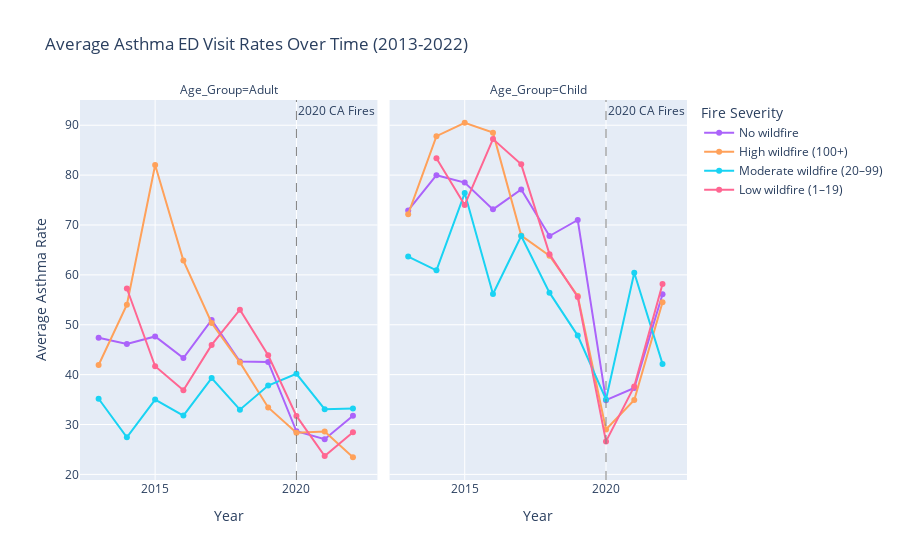

Notebook code for this chart:
### Markdown cell above
**Analysis: Does Fire Severity Correlate with Asthma Burden?**

The box plot above breaks down the Age-Adjusted Asthma Rates by fire severity categories.
This visualization allows us to see the "typical" asthma burden (the median line inside the box) for each category, rather than just the outliers.

**Key Findings:**
1.  **Severity Correlation:** We observe that counties categorized as **"High Wildfire"** generally exhibit higher median asthma rates compared to "Low Wildfire" zones. This supports the hypothesis that intense fire activity contributes to respiratory distress in the local population.

2.  **The "No Wildfire" Context:** You may notice that the "No Wildfire" category has a wide range of values or a surprisingly high median.
    - This category includes major metropolitan areas (e.g. San Francisco or parts of Los Angeles) that may not have forest fires but suffer from high urban pollution (traffic, industry).
    - Takeaway: This suggests that while wildfires are a significant acute stressor, chronic urban air quality remains a major driver of asthma, sometimes rivaling the impact of seasonal fires.

### Code cell
# Child vs. Adult Comparison
fig_line = px.line(
    trend_df,
    x="Year",
    y="Average Asthma Rate",
    color="exposure_cat",
    facet_col="Age_Group", 
    markers=True,
    title="Average Asthma ED Visit Rates Over Time (2013-2022)",
    labels={"exposure_cat": "Fire Severity"},
    category_orders={"exposure_cat": ["High wildfire", "Moderate wildfire", "Low wildfire", "No wildfire"]}
)

# Add a vertical line for 2020
fig_line.add_vline(x=2020, line_width=1, line_dash="dash", line_color="gray", annotation_text="2020 CA Fires")

fig_line.show()

### Figure 1 — Plotly figure (JSON) as saved in the notebook; plotly's stock layout.template omitted (floating-point values rounded to 4 significant figures)
{"data": [{"hovertemplate": "Fire Severity=No wildfire<br>Age_Group=Adult<br>Year=%{x}<br>Average Asthma Rate=%{y}<extra></extra>", "legendgroup": "No wildfire", "line": {"color": "#ab63fa", "dash": "solid"}, "marker": {"symbol": "circle"}, "mode": "lines+markers", "name": "No wildfire", "orientation": "v", "showlegend": true, "type": "scatter", "x": [2013, 2014, 2015, 2016, 2017, 2018, 2019, 2020, 2021, 2022], "xaxis": "x", "y": [47.4, 46.15, 47.66, 43.31, 50.96, 42.63, 42.54, 28.64, 27.05, 31.77], "yaxis": "y"}, {"hovertemplate": "Fire Severity=No wildfire<br>Age_Group=Child<br>Year=%{x}<br>Average Asthma Rate=%{y}<extra></extra>", "legendgroup": "No wildfire", "line": {"color": "#ab63fa", "dash": "solid"}, "marker": {"symbol": "circle"}, "mode": "lines+markers", "name": "No wildfire", "orientation": "v", "showlegend": false, "type": "scatter", "x": [2013, 2014, 2015, 2016, 2017, 2018, 2019, 2020, 2021, 2022], "xaxis": "x2", "y": [72.91, 79.99, 78.5, 73.14, 77.11, 67.79, 71.01, 34.87, 37.32, 56.13], "yaxis": "y2"}, {"hovertemplate": "Fire Severity=High wildfire (100+)<br>Age_Group=Adult<br>Year=%{x}<br>Average Asthma Rate=%{y}<extra></extra>", "legendgroup": "High wildfire (100+)", "line": {"color": "#FFA15A", "dash": "solid"}, "marker": {"symbol": "circle"}, "mode": "lines+markers", "name": "High wildfire (100+)", "orientation": "v", "showlegend": true, "type": "scatter", "x": [2013, 2014, 2015, 2016, 2017, 2018, 2019, 2020, 2021, 2022], "xaxis": "x", "y": [41.93, 54.0, 82.03, 62.86, 50.35, 42.45, 33.42, 28.37, 28.61, 23.43], "yaxis": "y"}, {"hovertemplate": "Fire Severity=High wildfire (100+)<br>Age_Group=Child<br>Year=%{x}<br>Average Asthma Rate=%{y}<extra></extra>", "legendgroup": "High wildfire (100+)", "line": {"color": "#FFA15A", "dash": "solid"}, "marker": {"symbol": "circle"}, "mode": "lines+markers", "name": "High wildfire (100+)", "orientation": "v", "showlegend": false, "type": "scatter", "x": [2013, 2014, 2015, 2016, 2017, 2018, 2019, 2020, 2021, 2022], "xaxis": "x2", "y": [72.17, 87.8, 90.5, 88.52, 67.88, 63.83, 55.77, 29.01, 34.92, 54.51], "yaxis": "y2"}, {"hovertemplate": "Fire Severity=Moderate wildfire (20–99)<br>Age_Group=Adult<br>Year=%{x}<br>Average Asthma Rate=%{y}<extra></extra>", "legendgroup": "Moderate wildfire (20–99)", "line": {"color": "#19d3f3", "dash": "solid"}, "marker": {"symbol": "circle"}, "mode": "lines+markers", "name": "Moderate wildfire (20–99)", "orientation": "v", "showlegend": true, "type": "scatter", "x": [2013, 2014, 2015, 2016, 2017, 2018, 2019, 2020, 2021, 2022], "xaxis": "x", "y": [35.16, 27.45, 35.0, 31.79, 39.32, 32.98, 37.82, 40.16, 33.08, 33.2], "yaxis": "y"}, {"hovertemplate": "Fire Severity=Moderate wildfire (20–99)<br>Age_Group=Child<br>Year=%{x}<br>Average Asthma Rate=%{y}<extra></extra>", "legendgroup": "Moderate wildfire (20–99)", "line": {"color": "#19d3f3", "dash": "solid"}, "marker": {"symbol": "circle"}, "mode": "lines+markers", "name": "Moderate wildfire (20–99)", "orientation": "v", "showlegend": false, "type": "scatter", "x": [2013, 2014, 2015, 2016, 2017, 2018, 2019, 2020, 2021, 2022], "xaxis": "x2", "y": [63.68, 60.92, 76.4, 56.17, 67.81, 56.43, 47.83, 35.02, 60.43, 42.15], "yaxis": "y2"}, {"hovertemplate": "Fire Severity=Low wildfire (1–19)<br>Age_Group=Adult<br>Year=%{x}<br>Average Asthma Rate=%{y}<extra></extra>", "legendgroup": "Low wildfire (1–19)", "line": {"color": "#FF6692", "dash": "solid"}, "marker": {"symbol": "circle"}, "mode": "lines+markers", "name": "Low wildfire (1–19)", "orientation": "v", "showlegend": true, "type": "scatter", "x": [2014, 2015, 2016, 2017, 2018, 2019, 2020, 2021, 2022], "xaxis": "x", "y": [57.28, 41.68, 36.88, 45.96, 53.01, 43.87, 31.72, 23.67, 28.46], "yaxis": "y"}, {"hovertemplate": "Fire Severity=Low wildfire (1–19)<br>Age_Group=Child<br>Year=%{x}<br>Average Asthma Rate=%{y}<extra></extra>", "legendgroup": "Low wildfire (1–19)", "line": {"color": "#FF6692", "dash": "solid"}, "marker": {"symbol": "circle"}, "mode": "lines+markers", "name": "Low wildfire (1–19)", "orientation": "v", "showlegend": false, "type": "scatter", "x": [2014, 2015, 2016, 2017, 2018, 2019, 2020, 2021, 2022], "xaxis": "x2", "y": [83.37, 74.01, 87.22, 82.16, 64.16, 55.56, 26.61, 37.64, 58.17], "yaxis": "y2"}], "layout": {"annotations": [{"showarrow": false, "text": "Age_Group=Adult", "x": 0.245, "xanchor": "center", "xref": "paper", "y": 1, "yanchor": "bottom", "yref": "paper"}, {"showarrow": false, "text": "Age_Group=Child", "x": 0.755, "xanchor": "center", "xref": "paper", "y": 1, "yanchor": "bottom", "yref": "paper"}, {"showarrow": false, "text": "2020 CA Fires", "x": 2020, "xanchor": "left", "xref": "x", "y": 1, "yanchor": "top", "yref": "y domain"}, {"showarrow": false, "text": "2020 CA Fires", "x": 2020, "xanchor": "left", "xref": "x2", "y": 1, "yanchor": "top", "yref": "y2 domain"}], "legend": {"title": {"text": "Fire Severity"}, "tracegroupgap": 0}, "shapes": [{"line": {"color": "gray", "dash": "dash", "width": 1}, "type": "line", "x0": 2020, "x1": 2020, "xref": "x", "y0": 0, "y1": 1, "yref": "y domain"}, {"line": {"color": "gray", "dash": "dash", "width": 1}, "type": "line", "x0": 2020, "x1": 2020, "xref": "x2", "y0": 0, "y1": 1, "yref": "y2 domain"}], "title": {"text": "Average Asthma ED Visit Rates Over Time (2013-2022)"}, "xaxis": {"anchor": "y", "domain": [0, 0.49], "title": {"text": "Year"}}, "xaxis2": {"anchor": "y2", "domain": [0.51, 1], "matches": "x", "title": {"text": "Year"}}, "yaxis": {"anchor": "x", "domain": [0, 1], "title": {"text": "Average Asthma Rate"}}, "yaxis2": {"anchor": "x2", "domain": [0, 1], "matches": "y", "showticklabels": false}}}
